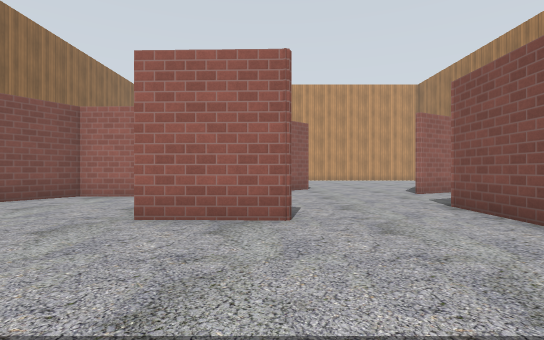
View 1 (above)

18 first-person views from a walk through a robot-simulator world made for Gazebo. The camera is 0.72 m above the floor, looks level and sees 85° across. The floor is counted in squares, 1 m on a side. Each view is taken from the middle of a square. On the plan, view 1 faces up. The plan holds only what a view shows up to about 10 squares ahead; the rest is blank. Gazebo's built-in surfaces are drawn with simple patterns.

View 2
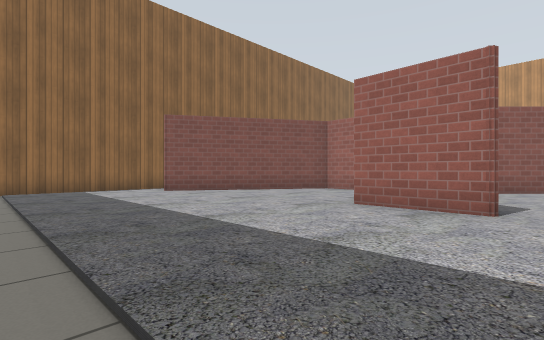

View 3
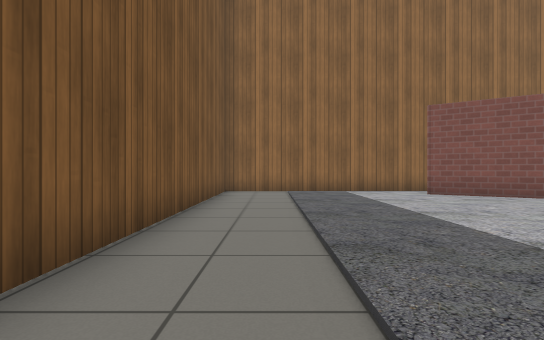

View 4
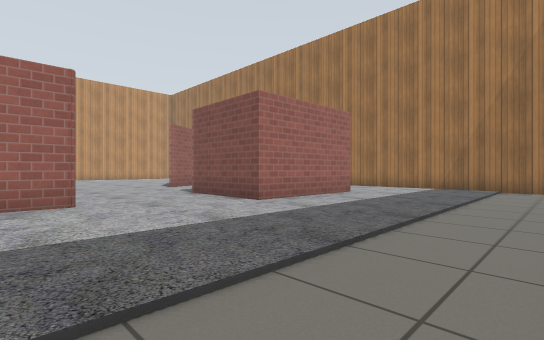

View 5
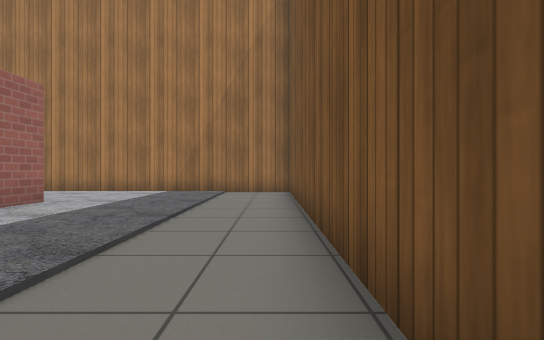

View 6
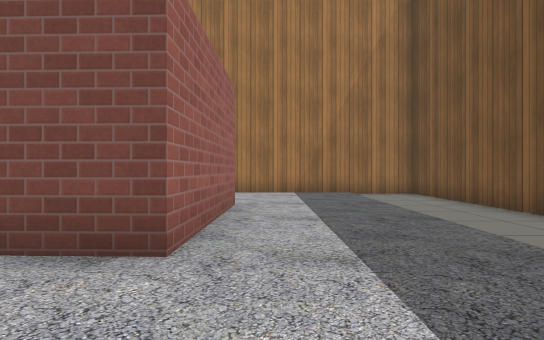

View 7
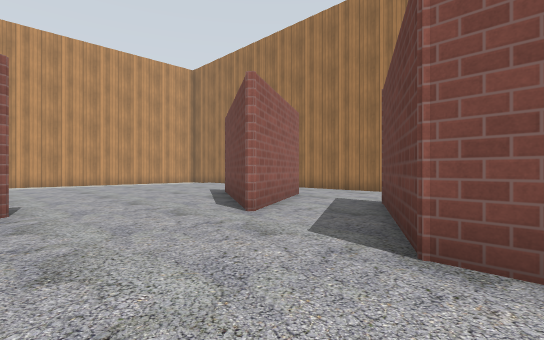

View 8
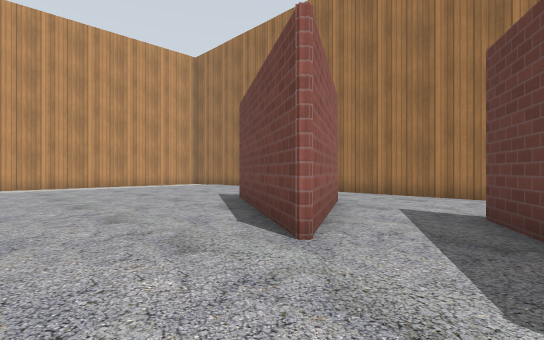

View 9
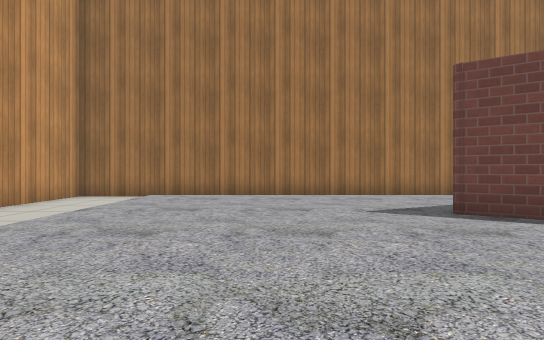

View 10
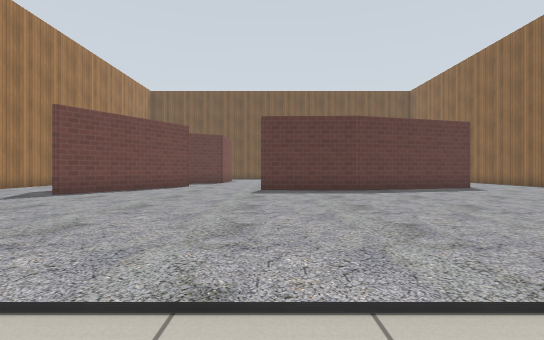

View 11
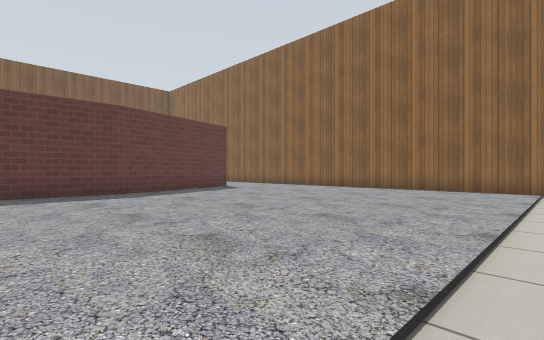

View 12
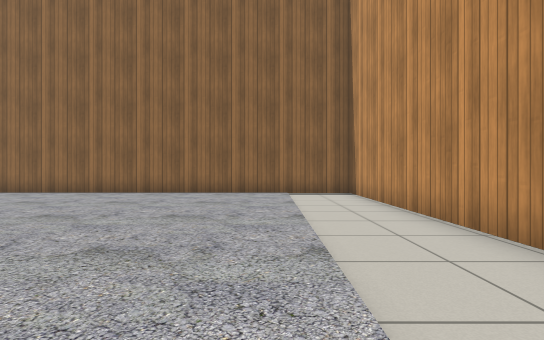

View 13
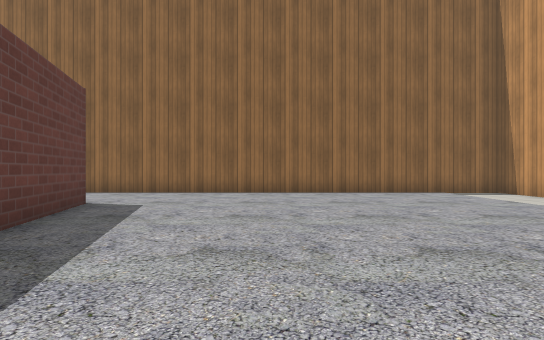

View 14
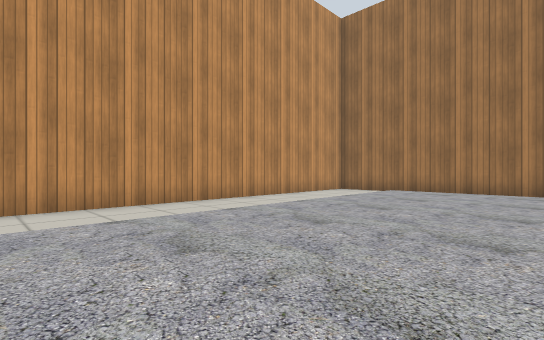

View 15
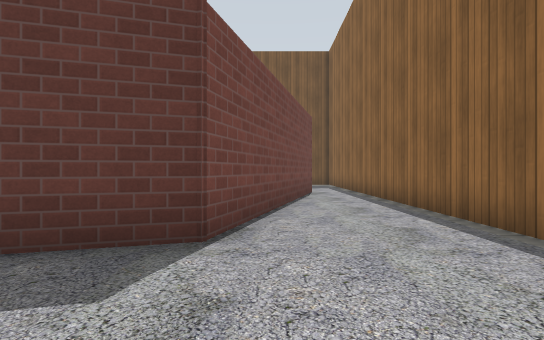

View 16
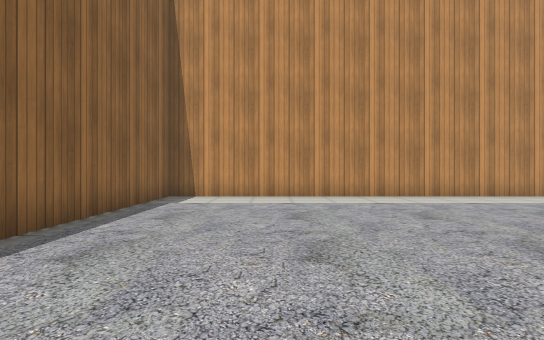

View 17
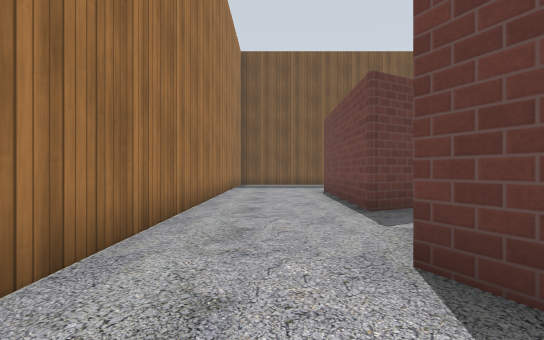

View 18
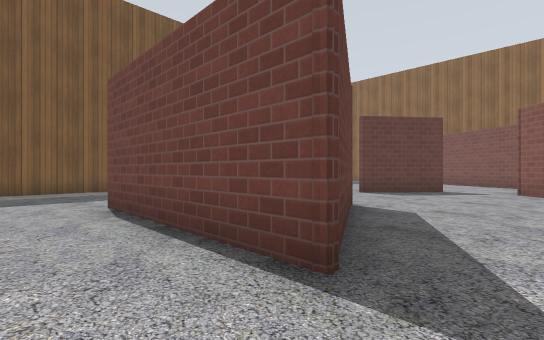

### Floor plan
Points are (right, up) in squares from view 1. A wall is a line through its corners. A room is listed if a view was taken in it or the views show most of it. See-through windows are left out.
Room 1 (views 1, 2, 3, 4, 5, 6)
walls: (0.4, 4.2) (-2.1, 4.3); (1.6, -2.6) (10.6, -2.6) (10.6, 1.4); (-6.9, 5.3) (-8.2, 3.2); (-3.6, 8) (-5.2, 8.1) (-6.1, 6.6); (7.2, 2.8) (3.5, 2.9); (-10, 3.4) (-10, -2.6) (-1.6, -2.6)
ways out: opening at (-9, 4) to room 2; opening at (-2, 7) to room 2; opening at (2, 4.3) to room 2; opening at (9, 2.3) to room 2
Room 2 (views 7, 8, 9, 10, 11, 12, 13, 14, 15, 16, 17, 18)
walls: (-1.9, 11.3) (1.4, 11.2) (-1.9, 8); (7.6, 11.5) (7.9, 10.8) (4.2, 8.8) (6.9, 13); (-1.9, 6.1) (0.4, 4.2); (3.5, 2.9) (3.5, 5.8) (7.3, 7.9) (7.2, 2.8); (-8.3, 3.3) (-6.3, 10) (-1.7, 11.3); (10.6, 1.4) (10.6, 21.6) (-10, 21.6) (-10, 3.4)
ways out: opening at (-9, 4) to room 1; opening at (-2, 7) to room 1; opening at (2, 4.3) to room 1; opening at (9, 2.3) to room 1

Where each view was taken, in squares from view 1:
view 1: 0 up, 0 right, facing up
view 2: 1 down, 1 right, facing up-left
view 3: 1 down, 0 right, facing left
view 4: 2 down, 1 left, facing up-right
view 5: 2 down, 1 right, facing right
view 6: 2 up, 1 right, facing right
view 7: 5 up, 1 right, facing up-right
view 8: 7 up, 2 right, facing up-right
view 9: 16 up, 2 right, facing right
view 10: 21 up, 1 right, facing down
view 11: 20 up, 1 right, facing down-left
view 12: 19 up, 0 right, facing left
view 13: 14 up, 0 right, facing left
view 14: 15 up, 0 right, facing up-right
view 15: 13 up, 7 left, facing down
view 16: 13 up, 7 left, facing up
view 17: 13 up, 9 right, facing down
view 18: 9 up, 9 right, facing down-left
